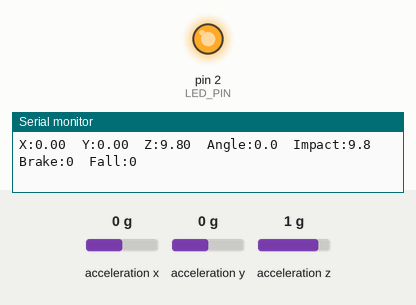
This sketch was run on a simulated Arduino Uno, built with avr-gcc and run on an emulated ATmega328P. On the bench: output pins drawn as LEDs (lit = HIGH), the last lines printed to the serial monitor. The test bench sets the inputs (shaded band); at power-on: acceleration x 0 g, acceleration y 0 g, acceleration z 1 g.

Above: at 1.2 s.
1.3 s: acceleration x set to -1.4 g
At 3.8 s:
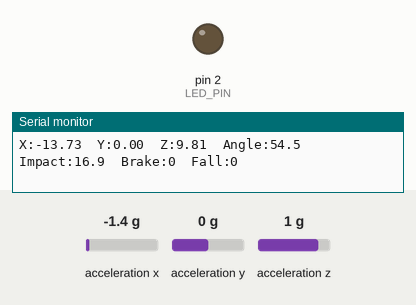
4.3 s: acceleration y set to 0.9 g
6.0 s: acceleration y set to 1.2 g
At 6.6 s:
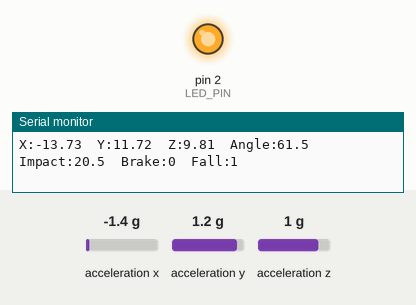
Timing chart, 0 to 9.0 s (numbered marks = the images above; inputs shaded):
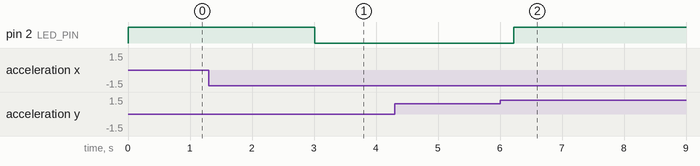

The sketch:

control.ino
```cpp
#include <Wire.h>
#include <Adafruit_Sensor.h>
#include <Adafruit_ADXL345_U.h>

Adafruit_ADXL345_Unified accel = Adafruit_ADXL345_Unified(12345);


const int LED_PIN = 2;

const float BRAKE_THRESHOLD = -2.0;

const float FILTER = 0.85;

const int BRAKE_DELAY = 50;

const float FALL_ANGLE = 60.0;

const float IMPACT_THRESHOLD = 18.0;

const int FALL_DELAY = 120;

const int LED_TIME = 3000;


float xFilter = 0;
float yFilter = 0;
float zFilter = 0;

unsigned long brakeStart = 0;
unsigned long fallStart = 0;
unsigned long ledStart = 0;


void setup()
{
    Serial.begin(115200);

    pinMode(LED_PIN, OUTPUT);

    if(!accel.begin())
    {
        Serial.println("ADXL345 ERROR");
        while(1);
    }

    accel.setRange(ADXL345_RANGE_16_G);

    Serial.println("READY");
}

//========================

void loop()
{
    sensors_event_t event;
    accel.getEvent(&event);


    xFilter = FILTER * xFilter + (1.0 - FILTER) * event.acceleration.x;
    yFilter = FILTER * yFilter + (1.0 - FILTER) * event.acceleration.y;
    zFilter = FILTER * zFilter + (1.0 - FILTER) * event.acceleration.z;


    bool brake = false;

    if(zFilter < BRAKE_THRESHOLD)
    {
        if(brakeStart == 0)
            brakeStart = millis();

        if(millis() - brakeStart > BRAKE_DELAY)
            brake = true;
    }
    else
    {
        brakeStart = 0;
    }


    float angle =
    atan2(
        sqrt(xFilter*xFilter + yFilter*yFilter),
        abs(zFilter)
    ) * 180.0 / PI;

    float impact =
    sqrt(
        xFilter*xFilter +
        yFilter*yFilter +
        zFilter*zFilter
    );


    bool fall = false;

    if(angle > FALL_ANGLE &&
       impact > IMPACT_THRESHOLD)
    {
        if(fallStart == 0)
            fallStart = millis();

        if(millis() - fallStart > FALL_DELAY)
            fall = true;
    }
    else
    {
        fallStart = 0;
    }

    if(brake || fall)
    {
        ledStart = millis();
    }

    if(millis() - ledStart < LED_TIME)
        digitalWrite(LED_PIN, HIGH);
    else
        digitalWrite(LED_PIN, LOW);


    Serial.print("X:");
    Serial.print(xFilter,2);

    Serial.print("  Y:");
    Serial.print(yFilter,2);

    Serial.print("  Z:");
    Serial.print(zFilter,2);

    Serial.print("  Angle:");
    Serial.print(angle,1);

    Serial.print("  Impact:");
    Serial.print(impact,1);

    Serial.print("  Brake:");
    Serial.print(brake);

    Serial.print("  Fall:");
    Serial.println(fall);

    delay(20);
}
```

Measured:
- the behaviour switches between 1 and 1.1 g on acceleration y (found by bisection; images 1 and 2)
- after the input at 6.0 s, pin 2 (LED_PIN): LOW → HIGH after 0.22 s
